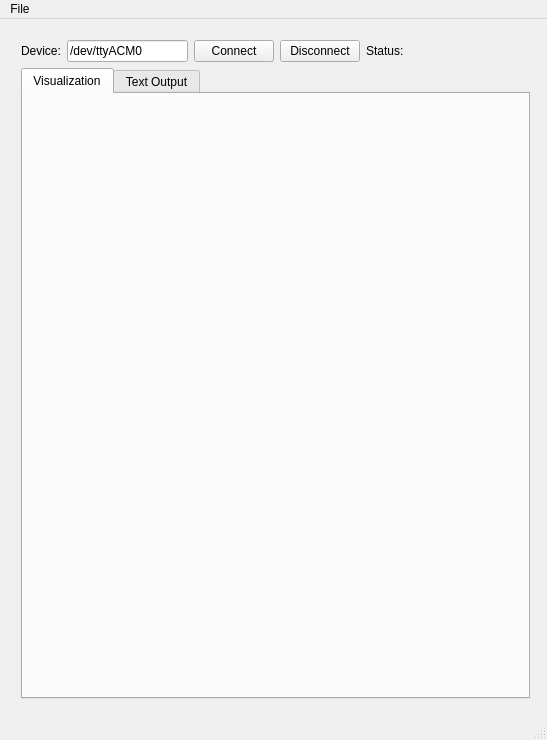
<?xml version="1.0" encoding="UTF-8"?>
<ui version="4.0">
 <class>GloveVizMainWindow</class>
 <widget class="QMainWindow" name="GloveVizMainWindow">
  <property name="windowModality">
   <enum>Qt::NonModal</enum>
  </property>
  <property name="enabled">
   <bool>true</bool>
  </property>
  <property name="geometry">
   <rect>
    <x>0</x>
    <y>0</y>
    <width>547</width>
    <height>740</height>
   </rect>
  </property>
  <property name="sizePolicy">
   <sizepolicy hsizetype="MinimumExpanding" vsizetype="MinimumExpanding">
    <horstretch>0</horstretch>
    <verstretch>0</verstretch>
   </sizepolicy>
  </property>
  <property name="windowTitle">
   <string>GloveVizMainWindow</string>
  </property>
  <widget class="QWidget" name="centralWidget">
   <property name="sizePolicy">
    <sizepolicy hsizetype="MinimumExpanding" vsizetype="MinimumExpanding">
     <horstretch>0</horstretch>
     <verstretch>0</verstretch>
    </sizepolicy>
   </property>
   <widget class="QWidget" name="layoutWidget">
    <property name="geometry">
     <rect>
      <x>10</x>
      <y>10</y>
      <width>531</width>
      <height>681</height>
     </rect>
    </property>
    <layout class="QVBoxLayout" name="verticalLayout">
     <item>
      <layout class="QHBoxLayout" name="horizontalLayout">
       <item>
        <widget class="QLabel" name="label">
         <property name="text">
          <string>Device:</string>
         </property>
        </widget>
       </item>
       <item>
        <widget class="QLineEdit" name="lineEdit">
         <property name="toolTip">
          <string>Serial Device to Open</string>
         </property>
         <property name="text">
          <string>/dev/ttyACM0</string>
         </property>
        </widget>
       </item>
       <item>
        <widget class="QPushButton" name="pushButtonConnect">
         <property name="text">
          <string>Connect</string>
         </property>
        </widget>
       </item>
       <item>
        <widget class="QPushButton" name="pushButtonDisconnect">
         <property name="text">
          <string>Disconnect</string>
         </property>
        </widget>
       </item>
       <item>
        <widget class="QLabel" name="label_2">
         <property name="text">
          <string>Status:</string>
         </property>
        </widget>
       </item>
       <item>
        <widget class="KLed" name="kled"/>
       </item>
       <item>
        <spacer name="horizontalSpacer">
         <property name="orientation">
          <enum>Qt::Horizontal</enum>
         </property>
         <property name="sizeType">
          <enum>QSizePolicy::MinimumExpanding</enum>
         </property>
         <property name="sizeHint" stdset="0">
          <size>
           <width>40</width>
           <height>20</height>
          </size>
         </property>
        </spacer>
       </item>
      </layout>
     </item>
     <item>
      <widget class="QTabWidget" name="tabWidget">
       <property name="sizePolicy">
        <sizepolicy hsizetype="MinimumExpanding" vsizetype="MinimumExpanding">
         <horstretch>100</horstretch>
         <verstretch>100</verstretch>
        </sizepolicy>
       </property>
       <property name="currentIndex">
        <number>0</number>
       </property>
       <widget class="QWidget" name="tab">
        <property name="sizePolicy">
         <sizepolicy hsizetype="MinimumExpanding" vsizetype="MinimumExpanding">
          <horstretch>0</horstretch>
          <verstretch>0</verstretch>
         </sizepolicy>
        </property>
        <attribute name="title">
         <string>Visualization</string>
        </attribute>
       </widget>
       <widget class="QWidget" name="tab_2">
        <property name="sizePolicy">
         <sizepolicy hsizetype="MinimumExpanding" vsizetype="MinimumExpanding">
          <horstretch>0</horstretch>
          <verstretch>0</verstretch>
         </sizepolicy>
        </property>
        <attribute name="title">
         <string>Text Output</string>
        </attribute>
       </widget>
      </widget>
     </item>
    </layout>
   </widget>
  </widget>
  <widget class="QMenuBar" name="menuBar">
   <property name="geometry">
    <rect>
     <x>0</x>
     <y>0</y>
     <width>547</width>
     <height>22</height>
    </rect>
   </property>
   <widget class="QMenu" name="menuFile">
    <property name="title">
     <string>File</string>
    </property>
    <addaction name="actionQuit"/>
   </widget>
   <addaction name="menuFile"/>
  </widget>
  <widget class="QStatusBar" name="statusBar">
   <property name="sizePolicy">
    <sizepolicy hsizetype="MinimumExpanding" vsizetype="MinimumExpanding">
     <horstretch>0</horstretch>
     <verstretch>0</verstretch>
    </sizepolicy>
   </property>
  </widget>
  <action name="actionQuit">
   <property name="text">
    <string>Quit</string>
   </property>
  </action>
 </widget>
 <layoutdefault spacing="6" margin="11"/>
 <customwidgets>
  <customwidget>
   <class>KLed</class>
   <extends>QWidget</extends>
   <header>kled.h</header>
  </customwidget>
 </customwidgets>
 <resources/>
 <connections>
  <connection>
   <sender>actionQuit</sender>
   <signal>activated()</signal>
   <receiver>GloveVizMainWindow</receiver>
   <slot>close()</slot>
   <hints>
    <hint type="sourcelabel">
     <x>-1</x>
     <y>-1</y>
    </hint>
    <hint type="destinationlabel">
     <x>273</x>
     <y>369</y>
    </hint>
   </hints>
  </connection>
 </connections>
</ui>
